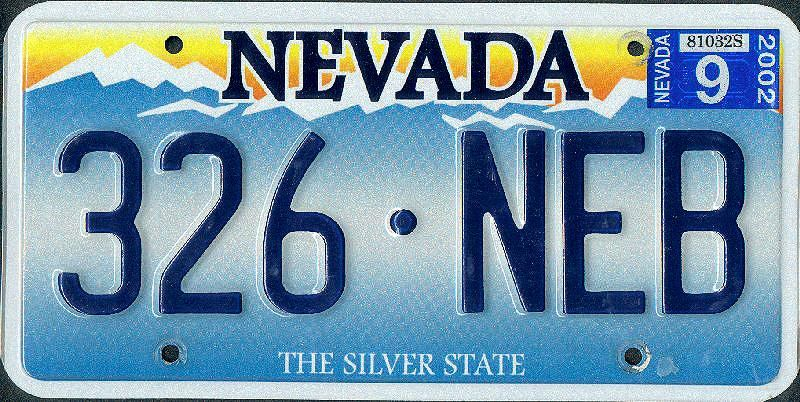
#> input picture Chapter 06. Region Description/images/nevada.jpg, 800 x 402 px
$ jupyter execute --allow-errors '6.2 Region-content description.ipynb'
#> lines starting #> are read from the running program, lines starting #| are printed output that depends on the picture
# 6.2 Region-content description

Unlike shape description techniques, which work with regions' contours, region-content description focuses on characterizing the content of segmented regions through their distribution in the image, their textures, etc. Regarding textures, it gives us information about the spatial arrangement of color or intensities in an image or selected region of an image. Textures can be used to help in segmentation or classification of images. Notice that these methods doesn't require binary images as input.

This notebook covers different region-content description techniques:

- 2D image moments (<a href="#621">section 6.2.1</a>)
- Hu moments (<a href="#622">section 6.2.2</a>)
- Image histogram moments (<a href="#6231">section 6.2.3.1</a>)
- Co-ocurrence matrices (<a href="#6232">section 6.2.3.2</a>)

## Problem context - Car plates

In this notebook, our task is twofold!

### Number-plate detection for UMA

<center></center>$\\[5pt]$

Basically, we have to continue with our number-plate detection work looking for a way to obtain a feature vector that distinguishes each character in a Spanish car plate. In this notebok we will try more advanced methods, like **image moments** or **Hu moments**.

### Identification of the State of a license plate state

An American company contacted us for developing a **texture description method** that describes **a license plate according to its State of origin** instead of the characters appearing. As you may know, USA uses a different license plates for each state in the country:$\\[5pt]$

<center></center>

You will use some region description methods applied to this problem like **co-ocurrence matrices** or **image histogram moments**. Again, your task is to develop a method returning a feature vector that allows for the identification of the State of origin of such license plates.

[cell 1]
import numpy as np
import cv2
import matplotlib.pyplot as plt
import matplotlib
matplotlib.rcParams['figure.figsize'] = (15.0, 8.0)
from scipy import stats

images_path = './images/'

# Extra: Cosine similarity

[cell 2]
def cosine_similarity(a: np.ndarray, b: np.ndarray):
    dot_product = np.dot(a, b)
    norm_a = np.linalg.norm(a)
    norm_b = np.linalg.norm(b)
    return (dot_product / (norm_a * norm_b))

def cosine_distance(a: np.ndarray, b: np.ndarray):
    return 1 - cosine_similarity(a, b)

Cosine similarity is a measure of similarity between two vectors by measuring the cosine of the angle between them. Values close to 1 indicate the vectors are very similar (or equal if it's 1), and values close to 0 indicate the vectors are very different.

## 6.2.1 Image moments <a id="621"></a>

An **image moment** (2D-moment) is the weighted average (or moment) of the intensity of the pixels in the image/region, or a function combining other moments. Moments usually have some attractive property or interpretation, and they can work in both grayscale and color images. For example, when working with 1 dimension (*e.g.* with a histogram), the moment of order 0 represents the number of pixels in the image, while when dealing with 2 dimensions (*e.g.* an image) it represents its area, that is, the number of white pixels (if the image is binary).

There are 3 main types of moments:

- **Non-central moments:**

  $\hspace{1.2cm}m_{ij} = \sum_{y=1}^{rows}\sum_{x=1}^{cols}x^i y^j I(y,x)$
  $\\[5pt]$
   $\hspace{1.2cm}$where $I(y,x)$ represents the intensity of the pixel in the $(y, x)$ coordinates of image $I$.$\\[5pt]$

- **Central moments:**

  $\hspace{1.2cm}\mu_{ij} = \sum_{y=1}^{rows}\sum_{x=1}^{cols}(x-\overline{x})^i (y-\overline{y})^j I(y,x)$
  $\\[5pt]$
   $\hspace{1.2cm}$being $\left(\overline{x},\overline{y}\right) = \left(\frac{m_{10}}{m_{00}} ,\frac{m_{01}}{m_{00}} \right)$ the centroid of the region. $\\[3pt]$

  When dealing with big images/regions, it is possible to save some computation time computing the central moments using the non-central ones:

$
\begin{array}{l}
\hspace{2cm}\mu_{00} = m_{00} \equiv \mu \\
\hspace{2cm}\mu_{01} = 0 \\
\hspace{2cm}\mu_{10} = 0 \\
\hspace{2cm}\mu_{20} = m_{20} - \mu \overline{x}^2\\
\hspace{2cm}\mu_{11} = m_{11} - \mu \overline{x}\,\overline{y}\\
\hspace{2cm}\mu_{02} = m_{02} - \mu \overline{y}^2\\
\hspace{2cm}\mu_{30} = m_{30} - 3m_{20} \overline{x} + 2 \mu \overline{x}^3 \\
\hspace{2cm}\mu_{21} = m_{21} - m_{20} \overline{y} - 2m_{11} \overline{x} + 2\mu \overline{x}^2\overline{y} \\
\hspace{2cm}\mu_{12} = m_{12} - m_{02} \overline{x} - 2m_{11} \overline{y} + 2\mu \overline{y}^2\overline{x}\\
\hspace{2cm}\mu_{03} = m_{03} - 3m_{02} \overline{y} + 2 \mu \overline{y}^3\\
\end{array}
$<br /> <br />
$\hspace{1cm}$In general, the following formula can be used to retrieve an arbitrary central moment: <br /><br />
$\hspace{2cm}\mu_{pq} = \sum_m^p \sum_n^q {p\choose m}{q\choose n}(-\overline{x})^{(p-m)}(-\overline{y})^{(q-n)}m_{mn}$$\\[5pt]$

- **Scale invariant moments:**$\\[3pt]$<br />
Can be built from from central moments by dividing through a properly scaled zero-th central moment:

$\hspace{2cm} \eta_{ij} = \mu_{ij}\ /\ \mu_{00}^{1+((i+j)/2)}$

$\hspace{2cm}$ where $i + j \ge 2$.

#### <font color="orange">OpenCV pill</font>

OpenCV defines a method for computing some central, non-central and scale-invariant moments called [`cv2.moments()`](https://docs.opencv.org/4.2.0/d3/dc0/group__imgproc__shape.html#ga556a180f43cab22649c23ada36a8a139), which gets:

- working with intensity images: a contour (array of 2D points) delimiting the segmented regions.
- working with grayscale images: the image itself.

This function returns a dictionary containing the computed moments.

### **<span style="color:green"><b><i>ASSIGNMENT 1: Computing image moments</i></b></span>**

**What to do?** Your first tasks is to complete the method `image_moments()`, which applies the previously mentioned [`cv2.moments()`](https://docs.opencv.org/4.2.0/d3/dc0/group__imgproc__shape.html#ga556a180f43cab22649c23ada36a8a139) to a binary image, for example a thresholded image containing the numbers of a plate.

[cell 3]
# Assignment 1
def image_moments(region):
    """ Compute moments of the region in a binary image.

        Args:
            region: Binary image

        Returns:
            moments: dictionary containing all moments of the region
    """
    # Compute moments
    moments = cv2.moments(region)

    return moments

You can use the next code to **test if the results are correct**, rounding the output of your `image_moments()` function to have 2 decimals:

[cell 4]
region = np.array([[255,255,255,255,255],[255,0,0,0,255],[255,0,0,255,255],[255,0,255,255,255],[0,0,255,255,255]], dtype=np.uint8)
moments = image_moments(region)

# Round moments for visualization matters
for k, v in moments.items():
    moments[k] = round(v, 2)

print(moments)

<font color='blue'>**Expected output  </font>**

    {'m00': 4335.0, 'm10': 9945.0, 'm01': 8160.0, 'm20': 32895.0, 'm11': 20655.0, 'm02': 24990.0, 'm30': 115515.0, 'm21': 68595.0, 'm12': 65535.0, 'm03': 83130.0, 'mu20': 10080.0, 'mu11': 1935.0, 'mu02': 9630.0, 'mu30': -6199.41, 'mu21': -2203.24, 'mu12': 920.29, 'mu03': -164.12, 'nu20': 0.0, 'nu11': 0.0, 'nu02': 0.0, 'nu30': -0.0, 'nu21': -0.0, 'nu12': 0.0, 'nu03': -0.0}

The next code illustrates the moments retrieved from two toy images containing a square, a corner and a line. As you can see, they show differences, so these moments postulate as good descriptors for differentiating them.

Recall some interesting facts:

- Number of white pixels in the image (if binary): $m_{00} = \sum_{y=1}^{rows}\sum_{x=1}^{cols}I(y,x)$
- Centroid: $(\overline{x},\overline{y})=(\frac{m_{10}}{m_{00}}, \frac{m_{01}}{m_{00}})$
- Excentricity: $e=\frac{(\mu_{20}-\mu_{02})^2+4\mu_{11}^2}{(\mu_{20}+\mu_{02})^2}$ *(Ratio of the longest chord and longest perpendicular chord)*

[cell 5]
def print_features(moments):
    print('\n'+'Some features:')
    # Excentricity
    e = ((moments['mu20']-moments['mu02'])**2+4*(moments['mu11']**2))/((moments['mu20']+moments['mu02'])**2)
    print('Number of white pixels =',moments['m00']/255)
    print('Centroid (x,y) = (',moments['m10']/moments['m00'],',',
     moments['m01']/moments['m00'],')')
    print('Excentricity e = ', round(e,2), '\n')


im_square = np.array([[0,0,0,0],[0,255,255,255],[0,255,255,255],[0,255,255,255]], dtype=np.uint8)
im_corner = np.array([[0,255,255,255],[0,255,0,0],[0,255,0,0],[0,255,0,0]], dtype=np.uint8)
im_line = np.array([[0,255,0,0],[0,255,0,0],[0,255,0,0],[0,255,0,0]], dtype=np.uint8)

moments_square = image_moments(im_square)
moments_corner = image_moments(im_corner)
moments_line = image_moments(im_line)

for k, v in moments_square.items():
    moments_square[k] = round(v,2)

for k, v in moments_corner.items():
    moments_corner[k] = round(v,2)

for k, v in moments_line.items():
    moments_line[k] = round(v,2)

plt.subplot(131)
plt.imshow(im_square,cmap='gray')
plt.title('Square image')
print('Moments square image: ' + str(moments_square))
print_features(moments_square)

plt.subplot(132)
plt.imshow(im_corner,cmap='gray')
plt.title('Corner image')
print('Moments corner image: ' + str(moments_corner))
print_features(moments_corner)

plt.subplot(133)
plt.imshow(im_line,cmap='gray')
plt.title('Line image')
print('Moments line image:   ' + str(moments_line))
print_features(moments_line)
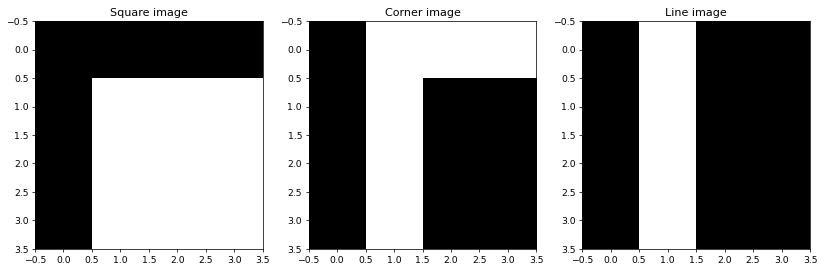
#> figure drawn by matplotlib, 3 panels

### Invariance analysis

Image moments could be good descriptors for addressing the problem posed by UMA. We could compute the moments of a segment region and use them as feature vector $\mathbf{x}=[x_1,\dots,x_n]^T$. Also, as $i$ and $j$ in the previous equations can take any integer, we could have a feature vector of any desired length. For example, if you design a region descriptor system that considers the first three non-central, central, and scale invariant moments, you will use: $\mathbf{x}=[m_{00},m_{10},m_{01},\mu_{20},\mu_{11},\mu_{02},\eta_{20},\eta_{11},\eta_{02}]^T$.

In the context of the number-plate detection problem, the results have to be (at least) position and scale invariants, because a car could stop closer or further away from the camera and in different positions (rotation is not that important).

To check if these moments have such invariances, you are going to compute the moments of a region, as well as of a scaled and rotated versions of it. To visually check the results, we are going to use bar charts, showing the moments for the original, rotated and scaled images, which should look like this:

<center></center>

### **<span style="color:green"><b><i>ASSIGNMENT 2: Checking invariances</i></b></span>**

Complete the method `compare_moments()`, which takes:
- a list of labels for the bar chart, and
- three lists containing the moments of a region, and its rotated and scaled versions.
These methods, using said arguments, plots the chart bar previously showed.

For the plot you can use `plt.bar(labels,values)`, where `labels` is a list of strings (e.g. `keys` of the dictionary of moments) and `values` a list of numbers (e.g. `values` of such dictionary).

[cell 6]
# Assignment 2
# [24 lines left out: function compare_moments, not called in this run]

We are going to separately analyze the invariance of:
- the **non-central** (first 10 values of moment dictionary),
- **central** (following 7), and
- **scale-invariant** (last 7) moments.

*Take a look at the result of the previous assignment to check this!*

First, let's compute the moments from an initial image, a rotated version of it (90 degrees), and a scaled version (by a factor of 2 in both horizontal and vertical axes). Finally show those images.

*Hint: You can rotate a numpy array using [`np.rot90()`](https://docs.scipy.org/doc/numpy/reference/generated/numpy.rot90.html) and scale an image using [`cv2.resize()`](https://docs.opencv.org/4.2.0/da/d54/group__imgproc__transform.html#ga47a974309e9102f5f08231edc7e7529d), although there are many more options.*

[cell 7]
# Read binary image and compute moments
region = cv2.imread(images_path + 'region_6.png',0)
moments = image_moments(region)
#> moments = moments, m00 0

# Rotate image and compute moments
#> (the rest of this cell did not finish here and is left out)

Now, let's start comparing the **Non-central moments** of the three images! *Hint: pay special attention to the scale of the axes in the plot!*

[cell 8]
# Compare results for non-central moments
labels = list(moments.keys())[:10]
#> labels = ['m00', 'm10', 'm01', 'm20', 'm11', 'm02', 'm30', 'm21', 'm12', 'm03']
non_central_moments = list(moments.values())[:10]
#> non_central_moments = [0, 0, 0, 0, 0, 0, 0, 0, 0, 0]
#> (the rest of this cell did not finish here and is left out)

### <font color="blue"><b><i>Thinking about it (1)</i></b></font>

Now, **answer the following questions:**

- Are these moments invariant to rotation?

    <p style="margin: 4px 0px 6px 5px; color:blue"><i>No. We can observe how the histogram is different from the original one.</i></p>

- Are these moments invariant to scale?

    <p style="margin: 4px 0px 0px 5px; color:blue"><i>No. the histogram have a similar shape, but the values differ. If we normalize the original and scaled histograms we'll obtain the same shapes and values though. See below.</i></p>

**If we normalize the histograms, we can see how the original and scaled ones are the same**

#> (a cell that did not finish here is left out)

#> (a cell that did not finish here is left out)

Let's continue with **central moments**!

[cell 11]
# Compare results for central moments

labels = list(moments.keys())[10:17]
#> labels = ['mu20', 'mu11', 'mu02', 'mu30', 'mu21', 'mu12', 'mu03']
central_moments = list(moments.values())[10:17]
#> central_moments = [0, 0, 0, 0, 0, 0, 0]
#> (the rest of this cell did not finish here and is left out)

### <font color="blue"><b><i>Thinking about it (2)</i></b></font>

Now, **answer the following questions:**

- Are these moments invariant to rotation?

    <p style="margin: 4px 0px 6px 5px; color:blue"><i>No, the histograms are pretty different.</i></p>

- Are these moments invariant to scale?

    <p style="margin: 4px 0px 0px 5px; color:blue"><i>No. Even though the shapes are very similar, they are not the same. Central moments are only invariant to position.</i></p>

And we conclude with **scale-invariant moments**.

[cell 12]
# Compare results for scale-invariant moments

labels = list(moments.keys())[17:]
#> labels = ['nu20', 'nu11', 'nu02', 'nu30', 'nu21', 'nu12', 'nu03']
invariant_moments = list(moments.values())[17:]
#> invariant_moments = [0, 0, 0, 0, 0, 0, 0]
#> (the rest of this cell did not finish here and is left out)

### <font color="blue"><b><i>Thinking about it (3)</i></b></font>

Now, **answer the following questions:**

- Are these moments invariant to rotation?

    <p style="margin: 4px 0px 6px 5px; color:blue"><i>No, the histograms are different.</i></p>

- Are these moments invariant to scale?

    <p style="margin: 4px 0px 0px 5px; color:blue"><i>Yes! This time we don't even have to normalize to get the same histogram.</i></p>

## 6.2.2 Hu moments <a id="622"></a>

The **Hu moments** (published in 1962 by Ming-Kuei Hu) are a set of 7 particular moments showing **interesting invariance properties**. They are calculated using scale-invariant ones:

$
\begin{array}{l}
\hspace{2cm}v_{1} = \eta_{20} + \eta_{02} \\
\hspace{2cm}v_{2} = (\eta_{20} - \eta_{02}) + 4\eta_{11}^2 \\
\hspace{2cm}v_{3} = (\eta_{20} - 3\eta_{12})^2 + (3\eta_{21} - \eta_{03})^2 \\
\hspace{2cm}v_{4} = (\eta_{30} + \eta_{12})^2 + (\eta_{21} + \eta_{03})^2\\
\hspace{2cm}v_{5} = (\eta_{30}-3\eta_{12})(\eta_{30}+\eta_{12})[(\eta_{30}+\eta_{12})^2 -3(\eta_{21}+\eta_{03})^2] + (3\eta_{21}-\eta_{03})(\eta_{21}+\eta_{03})[3(\eta_{30}+\eta_{12})^2-(\eta_{21} + \eta_{03})^2]\\
\hspace{2cm}v_{6} = (\eta_{20}-\eta_{02})[(\eta_{30}+\eta_{12})^2 -(\eta_{21}-\eta_{03})^2 + 4\eta_{11} (\eta_{30}+\eta_{12})(\eta_{21}+\eta_{03})] \\
\hspace{2cm}v_{7} = (3\eta_{21}-\eta_{03})(\eta_{30}+\eta_{12})[(\eta_{30}+\eta_{12})^2-3(\eta_{30}+\eta_{12})^2]+(\eta_{30}-3\eta_{12})(\eta_{21}+\eta_{03})[3(\eta_{30}+\eta_{12})^2-(\eta_{21}+\eta_{03})^2]\\
\end{array}
$

being:
$
\eta_{pq} = \frac{\mu_{pq}}{\mu^\gamma_{00}} \, \, \, \, \,  \gamma = \frac{p+q}{2}+1
$

#### <font color="orange">OpenCV pill</font>

OpenCV provides a method to retrieve the Hu moments, called (wait for it...) [`cv2.HuMoments()`](https://docs.opencv.org/4.2.0/d3/dc0/group__imgproc__shape.html#gab001db45c1f1af6cbdbe64df04c4e944)!. This method takes as input the dictionary of moments returned by `cv2.moments`. Recall that the scale-invariant moments used for their computation are the `nuij` moments in the dictionary.

### **<span style="color:green"><b><i>ASSIGNMENT 3: Exploring Hu moments invariances</i></b></span>**

Previously, we tested the invariances of non-central, central and scale-invariant moments. Now, **we are interested in checking the invariances of the Hu moments**, so we can verify if they are more suitable for the UMA parking problem.

For that, use your brand-new `compare_moments()` function in the same way as in the previous exercises.

[cell 13]
# Assignment 3

# Read binary image and compute Hu moments
region = cv2.imread(images_path + 'region_J.png',0)
moments = image_moments(region)
hu = cv2.HuMoments(moments)
#> hu = [0, 0, 0, 0, 0, 0, 0]

# Rotate image and compute Hu moments
#> (the rest of this cell did not finish here and is left out)

#> (a cell that did not finish here is left out)

### <font color="blue"><b><i>Thinking about it (4)</i></b></font>

Now, **answer the following questions:**

- Are these moments invariant to rotation?

    <p style="margin: 4px 0px 6px 5px; color:blue"><i>Yes, the histograms are the same.</i></p>

- Are these moments invariant to scale?

    <p style="margin: 4px 0px 0px 5px; color:blue"><i>Yes, the histograms are the same.</i></p>

- Now that you can deal with different ways to describe a binary region, **what descriptor would you use** for the UMA parking problem? **Why?**

    <p style="margin: 4px 0px 0px 5px; color:blue"><i>We could just use a scale-invariant descriptor, since the camera will look at the license plates with a fixed angle. But we could use the Hu moments for extra robustness: Even if the camera twisted slightly (because of wind, for example) we could still get good results, plus we wouldn't have to deal with normalizations.</i></p>

## 6.2.3 Texture

The previous techniques are useful for describing the distribution of the regions over the image. There is another brunch of algorithms that pursuit the description of regions by **characterizing the texture of the pixels they enclose**. Such methods measure the spatial arrangement of the colors/intensities in a region, providing information about their smoothness, coarseness, and regularity. In this way, if a region does not present changes in intensity, we say that it is a untextured region.

<center></center>

Usually, texture descriptors have spatial (position, orientation and scale) and radiometric (contrast and brightness) invariance. We are going to explore two of these descriptors:

- 1D moments of the histogram, and
- Gray Level Co-Occurrence Matrix (GLCM)

### 6.2.3.1 1D moments of histogram <a id="6231"></a>

The **central moments of the histogram** of the pixels within a region statistically describes the frequency of their intensities. They permit us to compactly describe the region through a feature vector containing a few features. They are computed using the equation: $\\[5pt]$

$\hspace{2cm} \mu_n = \sum_{i=0}^{255} (z_i - \overline{z})^n h(z_i)$

where $h(z_i)$ represents the value stored in the histogram $h(\cdot)$ for the intensity $z_i$. Keep in mind that:

$
\begin{array}{l}
\hspace{2cm} \mu_0: \text{number of pixels (1 if normalized)} \\
\hspace{2cm} \mu_1 = 0 \\
\hspace{2cm} \mu_2: \text{variance (contrast)} \\
\hspace{2cm} \mu_3: \text{histogram skew} \\
\hspace{2cm} \mu_4: \text{histogram uniformity} \\
\end{array}
$

However, they have a serious drawback: they don't encode pattern structures, so different textures may have similar histograms:

<center></center>

Nevertheless, they can be a good option depending on the application, so do not underestimate them!

### **<span style="color:green"><b><i>ASSIGNMENT 4: Analyizing histograms</i></b></span>**

In order to play a bit with these moments, we move to our second application: the state recognition in USA car plates. Two examples of such license plates: $\\[12pt]$

<center>


    <figcaption>Two examples of USA car plates</figcaption>
</center>

As we can see, the main difference between them is the texture in the plate background, as each state has a different one. Let's try 1D moments of the histogram for describing those textures!

**Your first task** is to plot the histogram of the previous images: `nevada.jpg` and `hawaii.jpg`, and check if the shape of the histograms is enough to differentiate them. *Hint: recall the [`np.ravel()`](https://numpy.org/doc/stable/reference/generated/numpy.ravel.html) function*

[cell 15]
# Assignment 4

# Read images
nevada = cv2.imread(images_path + 'nevada.jpg',0)
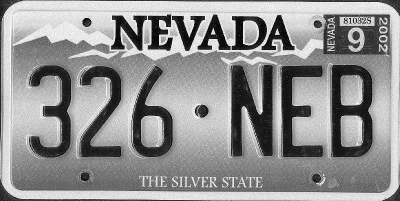
#> nevada: shape (402, 800) (shown at 1/2 size); min 0, max 255, mean 145.2
hawaii = cv2.imread(images_path + 'hawaii.jpg',0)
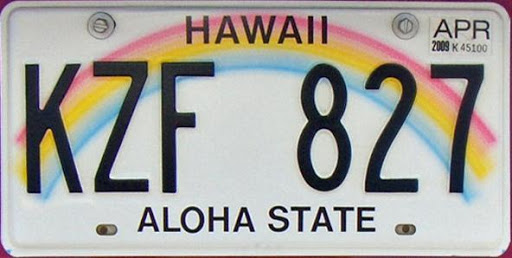
#> input picture Chapter 06. Region Description/images/hawaii.jpg, 512 x 258 px
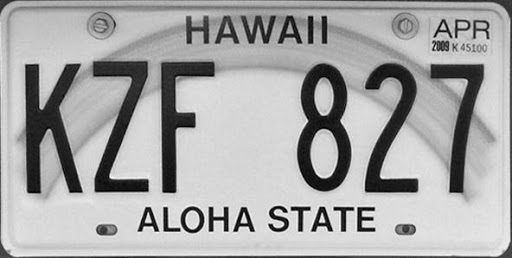
#> hawaii: shape (258, 512); min 0, max 255, mean 166.8

# Show first one histogram
plt.subplot(121)
plt.title("Nevada plate")
plt.hist(np.ravel(nevada), 256, [0, 256])

# And the second one!
plt.subplot(122)
plt.title("Hawaii plate")
plt.hist(np.ravel(hawaii),256,[0,255])
plt.show()
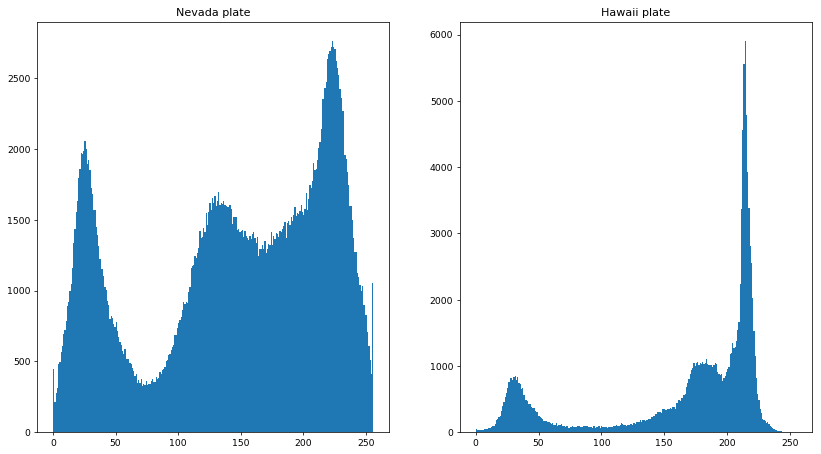
#> figure drawn by matplotlib, 2 panels; panel 1: tallest bar 2759 high, from x = 223 to 224; panel 2: tallest bar 5900 high, from x = 214.2 to 215.2
#> (the rest of the program and of its run is left out)
